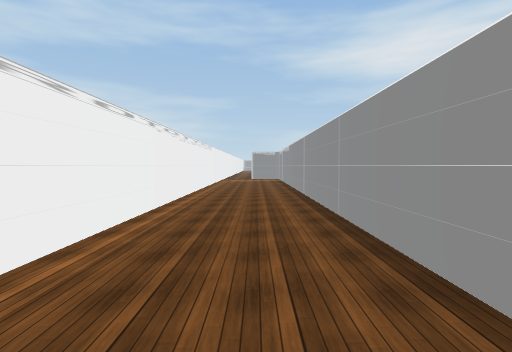
view 1 (above)

24 first-person views from a walk through a scene from a Unity 3-D project. The camera is 1.5 m above the floor, tilts 2° down and sees 80° across. Doors are open. The floor is counted in squares, 2 m on a side. Each view is taken from the middle of a square. On the plan, view 1 faces up. The plan holds only what a view shows up to about 10 squares ahead; the rest is blank. The place goes on beyond the plan. Some animated figures are not drawn. Some surface patterns are stand-ins.

view 2
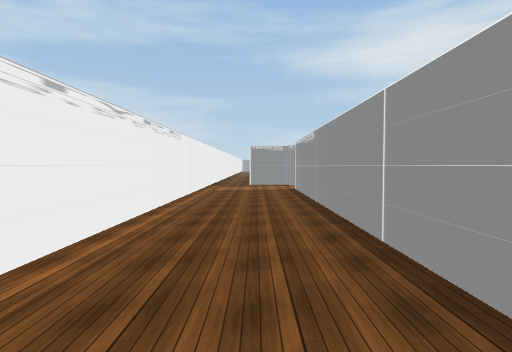

view 3
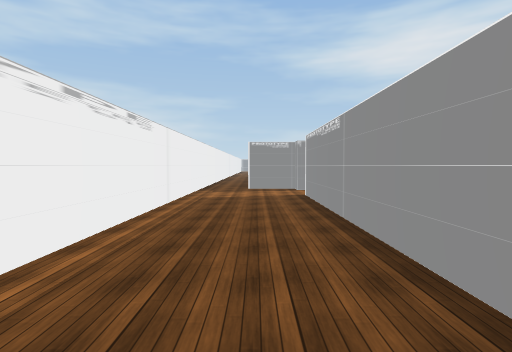

view 4
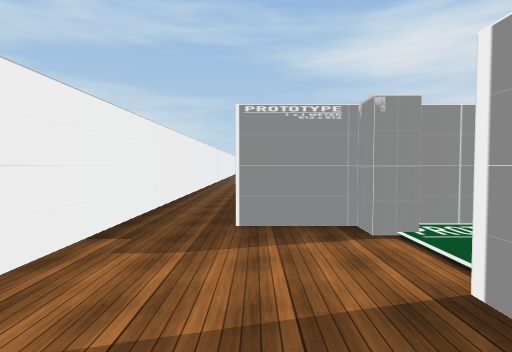

view 5
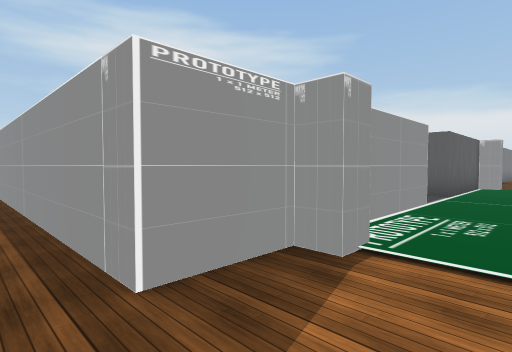

view 6
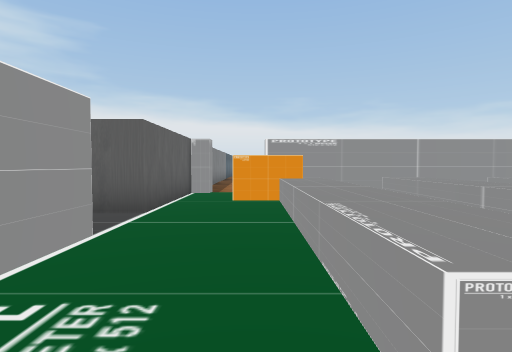

view 7
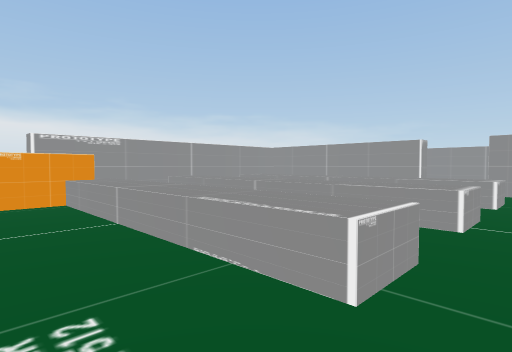

view 8
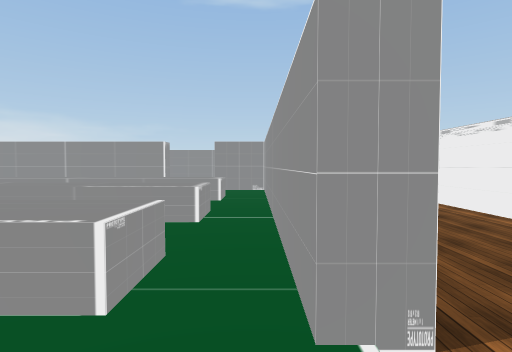

view 9
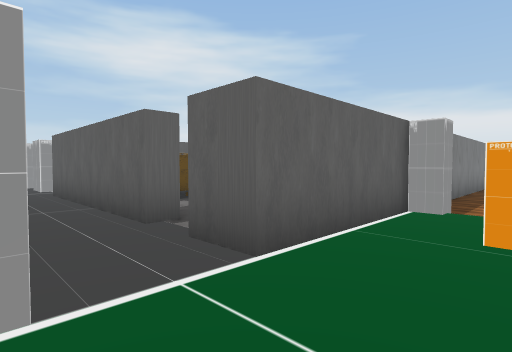

view 10
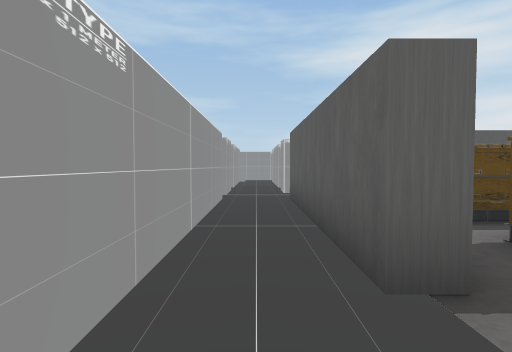

view 11
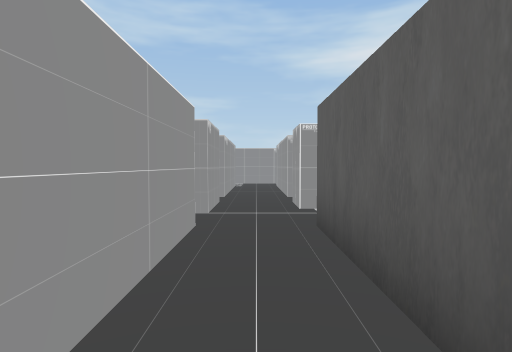

view 12
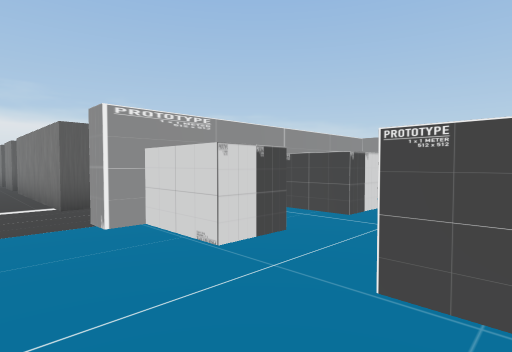

view 13
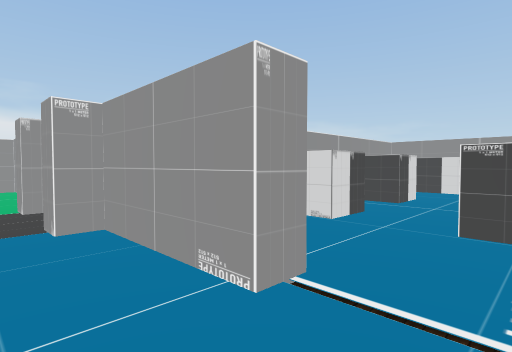

view 14
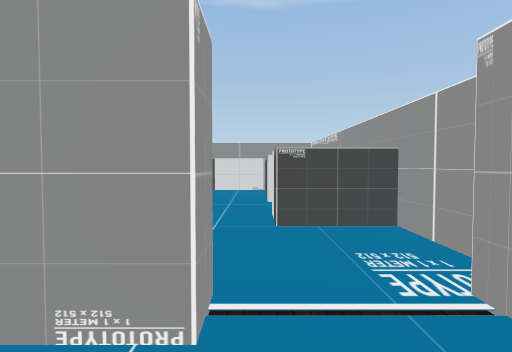

view 15
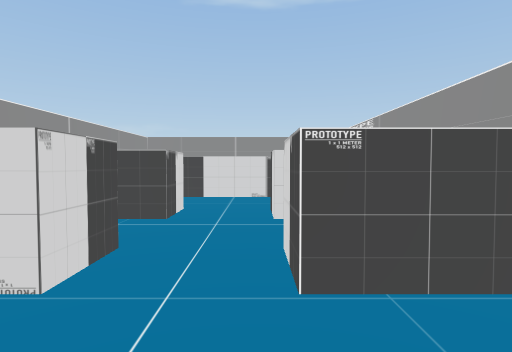

view 16
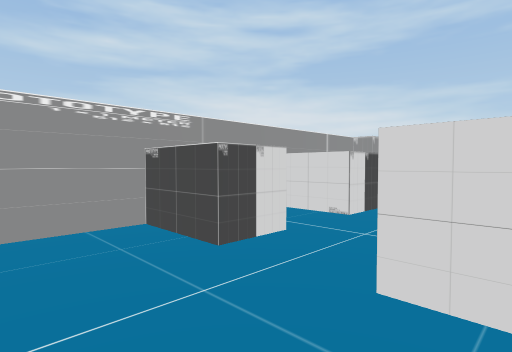

view 17
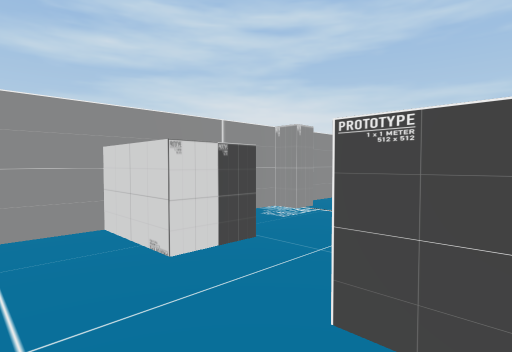

view 18
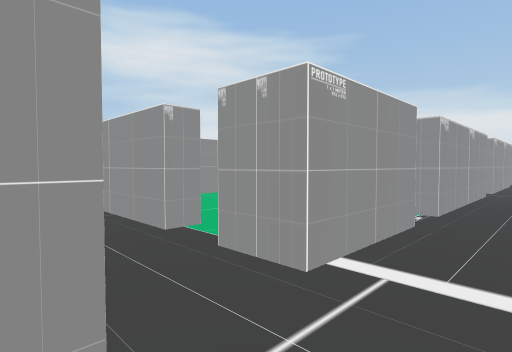

view 19
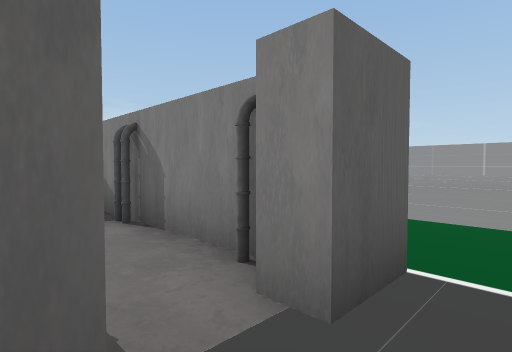

view 20
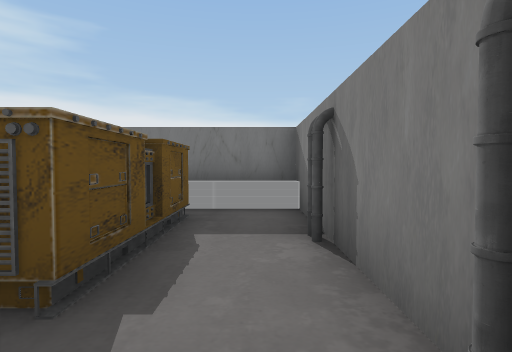

view 21
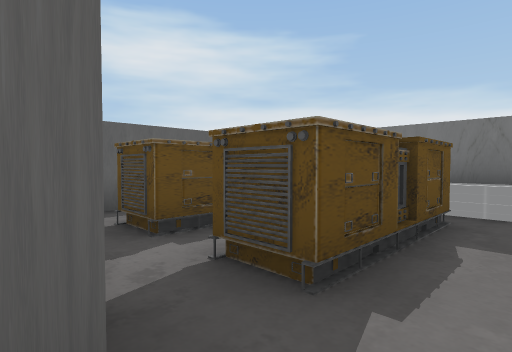

view 22
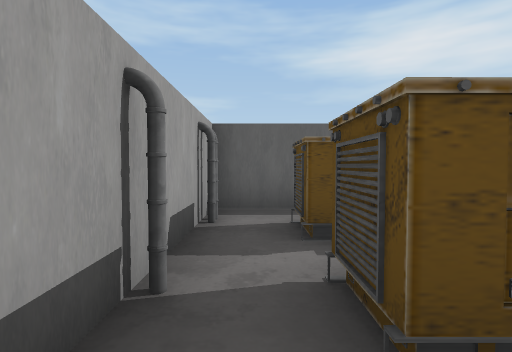

view 23
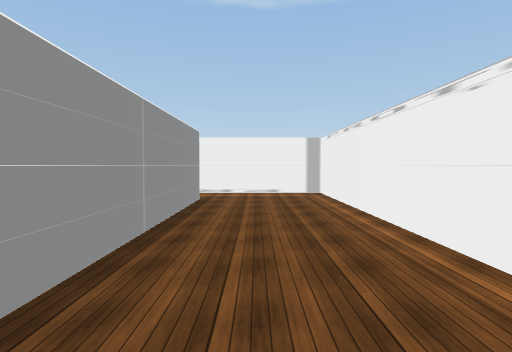

view 24
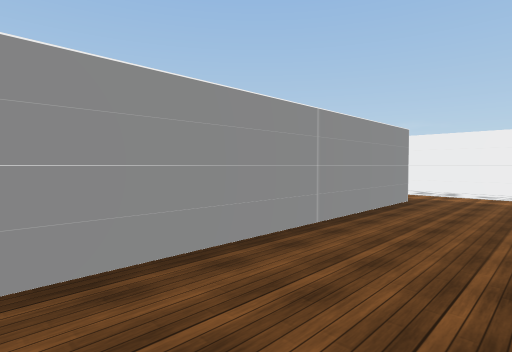

### Floor plan
Key: @ floor where view 1 was taken; # wall or solid block; x gap in a wall; . floor; ^ raised ledge; P pipe; O other object.
Columns run from 2 left of view 1 to 18 right of it. Each row starts with its distance up from view 1.
 27   #....x.x.
 26   O....#.O....#
 25   #..###.###x####x###
 24   #.............
 23 #.##..##.##### #
 22 #.#....#.P.x
 21 #.#....#.#.x
 20 #.##..##.P.x
 19 #.#....#.#.#^#.#
 18 #.#....#.......#
 17 #.##O###. P#PO#####
 16 #................
 15 #..........#
 14 #...#^^^^^^##
 13 #...#.      #
 12 #...#^^^^^^^#
 11 #...#^^^^^^^#
 10 #...#.      #
  9 #...#^^^^^^^#
  8 #...#.      #
  7 #...## ######
  6 #...#  #
  5 #...#
  4 #...#
  3 #...#
  2 #...#
  1 #...#
  0 #.@..
 -1 #####

Positions as (right, up) in squares from view 1, and headings:
1: (0, 0), facing up
2: (0, 5), facing up
3: (0, 7), facing up
4: (0, 13), facing up
5: (-1, 15), facing up-right
6: (2, 15), facing right
7: (2, 16), facing down-right
8: (2, 16), facing down
9: (5, 15), facing up-right
10: (6, 17), facing up
11: (6, 20), facing up
12: (1, 25), facing down-right
13: (1, 27), facing down-right
14: (2, 27), facing down
15: (2, 25), facing down
16: (4, 18), facing up-left
17: (4, 21), facing up-left
18: (5, 24), facing up-right
19: (6, 19), facing down-right
20: (7, 18), facing right
21: (7, 18), facing up-right
22: (8, 18), facing up
23: (0, 8), facing down
24: (-1, 8), facing down-right
